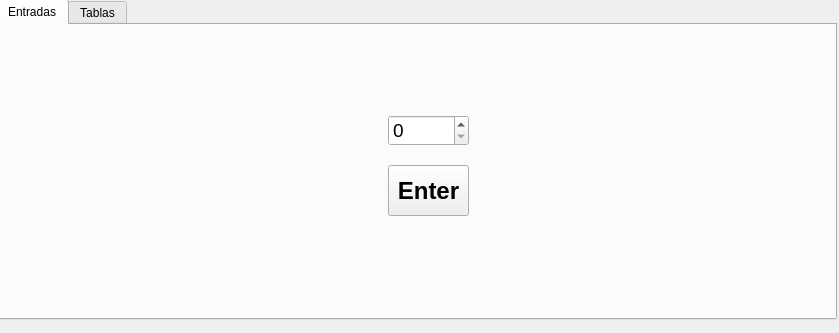
<?xml version="1.0" encoding="UTF-8"?>
<ui version="4.0">
 <class>Form</class>
 <widget class="QWidget" name="Form">
  <property name="geometry">
   <rect>
    <x>0</x>
    <y>0</y>
    <width>839</width>
    <height>333</height>
   </rect>
  </property>
  <property name="windowTitle">
   <string>Form</string>
  </property>
  <widget class="QTabWidget" name="tabWidget">
   <property name="enabled">
    <bool>true</bool>
   </property>
   <property name="geometry">
    <rect>
     <x>-4</x>
     <y>-1</y>
     <width>841</width>
     <height>321</height>
    </rect>
   </property>
   <property name="currentIndex">
    <number>0</number>
   </property>
   <widget class="QWidget" name="Entradas">
    <property name="enabled">
     <bool>true</bool>
    </property>
    <attribute name="title">
     <string>Entradas</string>
    </attribute>
    <widget class="QPushButton" name="pushCountProcess">
     <property name="geometry">
      <rect>
       <x>390</x>
       <y>140</y>
       <width>81</width>
       <height>51</height>
      </rect>
     </property>
     <property name="font">
      <font>
       <pointsize>18</pointsize>
       <bold>true</bold>
      </font>
     </property>
     <property name="text">
      <string>Enter</string>
     </property>
    </widget>
    <widget class="QSpinBox" name="CountProcess">
     <property name="geometry">
      <rect>
       <x>390</x>
       <y>90</y>
       <width>81</width>
       <height>31</height>
      </rect>
     </property>
     <property name="font">
      <font>
       <pointsize>14</pointsize>
      </font>
     </property>
    </widget>
   </widget>
   <widget class="QWidget" name="Tablas">
    <attribute name="title">
     <string>Tablas</string>
    </attribute>
    <widget class="QTableWidget" name="tableActual">
     <property name="enabled">
      <bool>true</bool>
     </property>
     <property name="geometry">
      <rect>
       <x>10</x>
       <y>77</y>
       <width>321</width>
       <height>181</height>
      </rect>
     </property>
     <property name="sizePolicy">
      <sizepolicy hsizetype="Expanding" vsizetype="Expanding">
       <horstretch>0</horstretch>
       <verstretch>0</verstretch>
      </sizepolicy>
     </property>
     <property name="font">
      <font>
       <bold>true</bold>
      </font>
     </property>
     <property name="frameShadow">
      <enum>QFrame::Sunken</enum>
     </property>
     <property name="sizeAdjustPolicy">
      <enum>QAbstractScrollArea::AdjustToContents</enum>
     </property>
     <property name="alternatingRowColors">
      <bool>true</bool>
     </property>
     <property name="showGrid">
      <bool>true</bool>
     </property>
     <property name="sortingEnabled">
      <bool>false</bool>
     </property>
     <attribute name="horizontalHeaderCascadingSectionResizes">
      <bool>false</bool>
     </attribute>
     <attribute name="horizontalHeaderMinimumSectionSize">
      <number>39</number>
     </attribute>
     <row/>
     <row/>
     <row/>
     <row/>
     <row/>
     <column>
      <property name="text">
       <string>ID</string>
      </property>
     </column>
     <column>
      <property name="text">
       <string>TME</string>
      </property>
     </column>
     <column>
      <property name="text">
       <string>TT</string>
      </property>
     </column>
     <item row="0" column="0">
      <property name="text">
       <string/>
      </property>
      <property name="font">
       <font>
        <bold>false</bold>
        <kerning>true</kerning>
       </font>
      </property>
      <property name="textAlignment">
       <set>AlignCenter</set>
      </property>
      <property name="flags">
       <set>ItemIsSelectable|ItemIsDragEnabled|ItemIsDropEnabled|ItemIsUserCheckable|ItemIsEnabled</set>
      </property>
     </item>
    </widget>
    <widget class="QLabel" name="countTime">
     <property name="geometry">
      <rect>
       <x>331</x>
       <y>11</y>
       <width>76</width>
       <height>21</height>
      </rect>
     </property>
     <property name="font">
      <font>
       <pointsize>12</pointsize>
       <bold>true</bold>
      </font>
     </property>
     <property name="text">
      <string>Contador:</string>
     </property>
    </widget>
    <widget class="QTableWidget" name="tableFinishing">
     <property name="geometry">
      <rect>
       <x>520</x>
       <y>77</y>
       <width>311</width>
       <height>192</height>
      </rect>
     </property>
     <property name="font">
      <font>
       <bold>true</bold>
      </font>
     </property>
     <property name="alternatingRowColors">
      <bool>true</bool>
     </property>
     <row>
      <property name="text">
       <string/>
      </property>
     </row>
     <column>
      <property name="text">
       <string>ID</string>
      </property>
     </column>
     <column>
      <property name="text">
       <string>Resultado</string>
      </property>
     </column>
     <column>
      <property name="text">
       <string>NL</string>
      </property>
     </column>
     <item row="0" column="0">
      <property name="text">
       <string/>
      </property>
      <property name="textAlignment">
       <set>AlignCenter</set>
      </property>
     </item>
    </widget>
    <widget class="QLabel" name="processInExcute">
     <property name="geometry">
      <rect>
       <x>340</x>
       <y>50</y>
       <width>161</width>
       <height>21</height>
      </rect>
     </property>
     <property name="font">
      <font>
       <pointsize>12</pointsize>
       <bold>true</bold>
      </font>
     </property>
     <property name="text">
      <string>Proceso en ejecución</string>
     </property>
    </widget>
    <widget class="QLCDNumber" name="contTime">
     <property name="geometry">
      <rect>
       <x>467</x>
       <y>11</y>
       <width>64</width>
       <height>23</height>
      </rect>
     </property>
     <property name="frameShadow">
      <enum>QFrame::Plain</enum>
     </property>
     <property name="digitCount">
      <number>1</number>
     </property>
     <property name="segmentStyle">
      <enum>QLCDNumber::Filled</enum>
     </property>
     <property name="intValue" stdset="0">
      <number>0</number>
     </property>
    </widget>
    <widget class="QLabel" name="Finishing">
     <property name="geometry">
      <rect>
       <x>520</x>
       <y>50</y>
       <width>89</width>
       <height>21</height>
      </rect>
     </property>
     <property name="font">
      <font>
       <pointsize>12</pointsize>
       <bold>true</bold>
      </font>
     </property>
     <property name="text">
      <string>Terminados</string>
     </property>
    </widget>
    <widget class="QTableWidget" name="tableEnEjecucion">
     <property name="geometry">
      <rect>
       <x>340</x>
       <y>80</y>
       <width>171</width>
       <height>161</height>
      </rect>
     </property>
     <property name="font">
      <font>
       <bold>true</bold>
      </font>
     </property>
     <property name="frameShadow">
      <enum>QFrame::Sunken</enum>
     </property>
     <property name="autoScroll">
      <bool>true</bool>
     </property>
     <property name="alternatingRowColors">
      <bool>true</bool>
     </property>
     <property name="sortingEnabled">
      <bool>false</bool>
     </property>
     <attribute name="horizontalHeaderVisible">
      <bool>false</bool>
     </attribute>
     <row>
      <property name="text">
       <string>ID</string>
      </property>
     </row>
     <row>
      <property name="text">
       <string>Operación</string>
      </property>
     </row>
     <row>
      <property name="text">
       <string>TME</string>
      </property>
     </row>
     <row>
      <property name="text">
       <string>TT</string>
      </property>
     </row>
     <row>
      <property name="text">
       <string>TR</string>
      </property>
     </row>
     <column>
      <property name="text">
       <string/>
      </property>
     </column>
    </widget>
    <widget class="QLabel" name="LoteActual">
     <property name="geometry">
      <rect>
       <x>10</x>
       <y>50</y>
       <width>141</width>
       <height>21</height>
      </rect>
     </property>
     <property name="font">
      <font>
       <pointsize>12</pointsize>
       <bold>true</bold>
      </font>
     </property>
     <property name="text">
      <string>Procesos Actuales</string>
     </property>
    </widget>
   </widget>
  </widget>
 </widget>
 <resources/>
 <connections/>
</ui>
